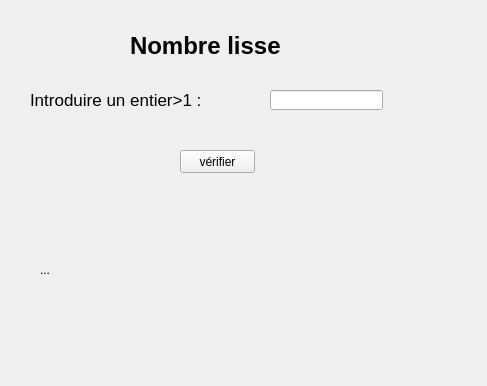
<?xml version="1.0" encoding="UTF-8"?>
<ui version="4.0">
 <class>Form</class>
 <widget class="QWidget" name="Form">
  <property name="geometry">
   <rect>
    <x>0</x>
    <y>0</y>
    <width>487</width>
    <height>386</height>
   </rect>
  </property>
  <property name="windowTitle">
   <string>Form</string>
  </property>
  <widget class="QLabel" name="label">
   <property name="geometry">
    <rect>
     <x>130</x>
     <y>30</y>
     <width>191</width>
     <height>31</height>
    </rect>
   </property>
   <property name="font">
    <font>
     <pointsize>18</pointsize>
     <weight>75</weight>
     <bold>true</bold>
    </font>
   </property>
   <property name="text">
    <string>Nombre lisse</string>
   </property>
  </widget>
  <widget class="QLabel" name="label_2">
   <property name="geometry">
    <rect>
     <x>30</x>
     <y>90</y>
     <width>181</width>
     <height>20</height>
    </rect>
   </property>
   <property name="font">
    <font>
     <pointsize>13</pointsize>
    </font>
   </property>
   <property name="text">
    <string>Introduire un entier&gt;1 :</string>
   </property>
  </widget>
  <widget class="QLineEdit" name="le_n">
   <property name="geometry">
    <rect>
     <x>270</x>
     <y>90</y>
     <width>113</width>
     <height>20</height>
    </rect>
   </property>
  </widget>
  <widget class="QPushButton" name="bt_verif">
   <property name="geometry">
    <rect>
     <x>180</x>
     <y>150</y>
     <width>75</width>
     <height>23</height>
    </rect>
   </property>
   <property name="text">
    <string>vérifier</string>
   </property>
  </widget>
  <widget class="QLabel" name="lbl_res">
   <property name="geometry">
    <rect>
     <x>40</x>
     <y>260</y>
     <width>321</width>
     <height>20</height>
    </rect>
   </property>
   <property name="text">
    <string>...</string>
   </property>
  </widget>
 </widget>
 <resources/>
 <connections/>
</ui>
